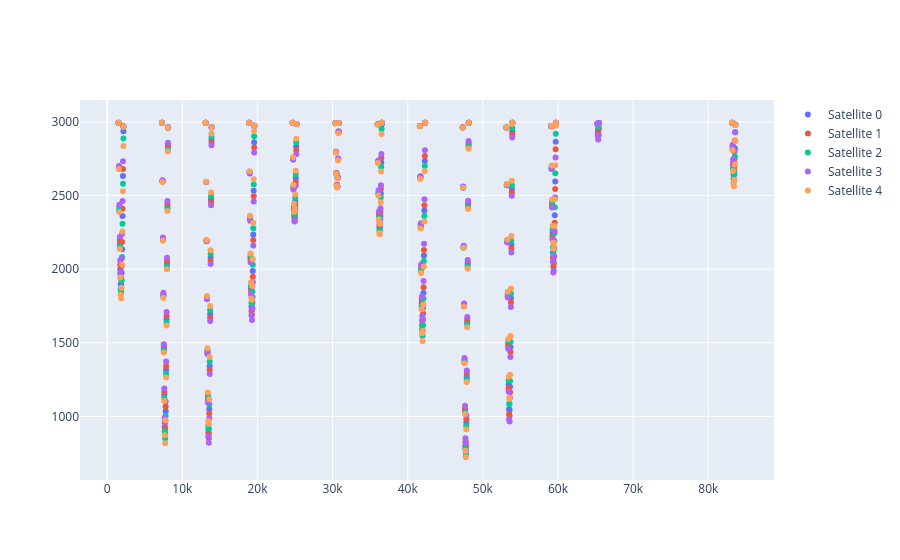

Notebook code for this chart:
### Code cell
fig = go.Figure()
for idx in range(len(stk_object.satellites)):
    df = uplink_budget[0][idx]
    fig.add_trace(go.Scatter(x=df["Time"],y=df["Range"],mode="markers",name=f"Satellite {idx}"))
fig.show()

### Figure 1 — Plotly figure (JSON) as saved in the notebook; plotly's stock layout.template omitted (floating-point values rounded to 4 significant figures; data arrays with more than 128 entries replaced by an {"elided": "..."} marker saying what was removed)
{"data": [{"mode": "markers", "name": "Satellite 0", "type": "scatter", "x": {"elided": "153 float values"}, "y": {"elided": "153 float values"}}, {"mode": "markers", "name": "Satellite 1", "type": "scatter", "x": {"elided": "152 float values"}, "y": {"elided": "152 float values"}}, {"mode": "markers", "name": "Satellite 2", "type": "scatter", "x": {"elided": "153 float values"}, "y": {"elided": "153 float values"}}, {"mode": "markers", "name": "Satellite 3", "type": "scatter", "x": {"elided": "153 float values"}, "y": {"elided": "153 float values"}}, {"mode": "markers", "name": "Satellite 4", "type": "scatter", "x": {"elided": "150 float values"}, "y": {"elided": "150 float values"}}], "layout": {}}
